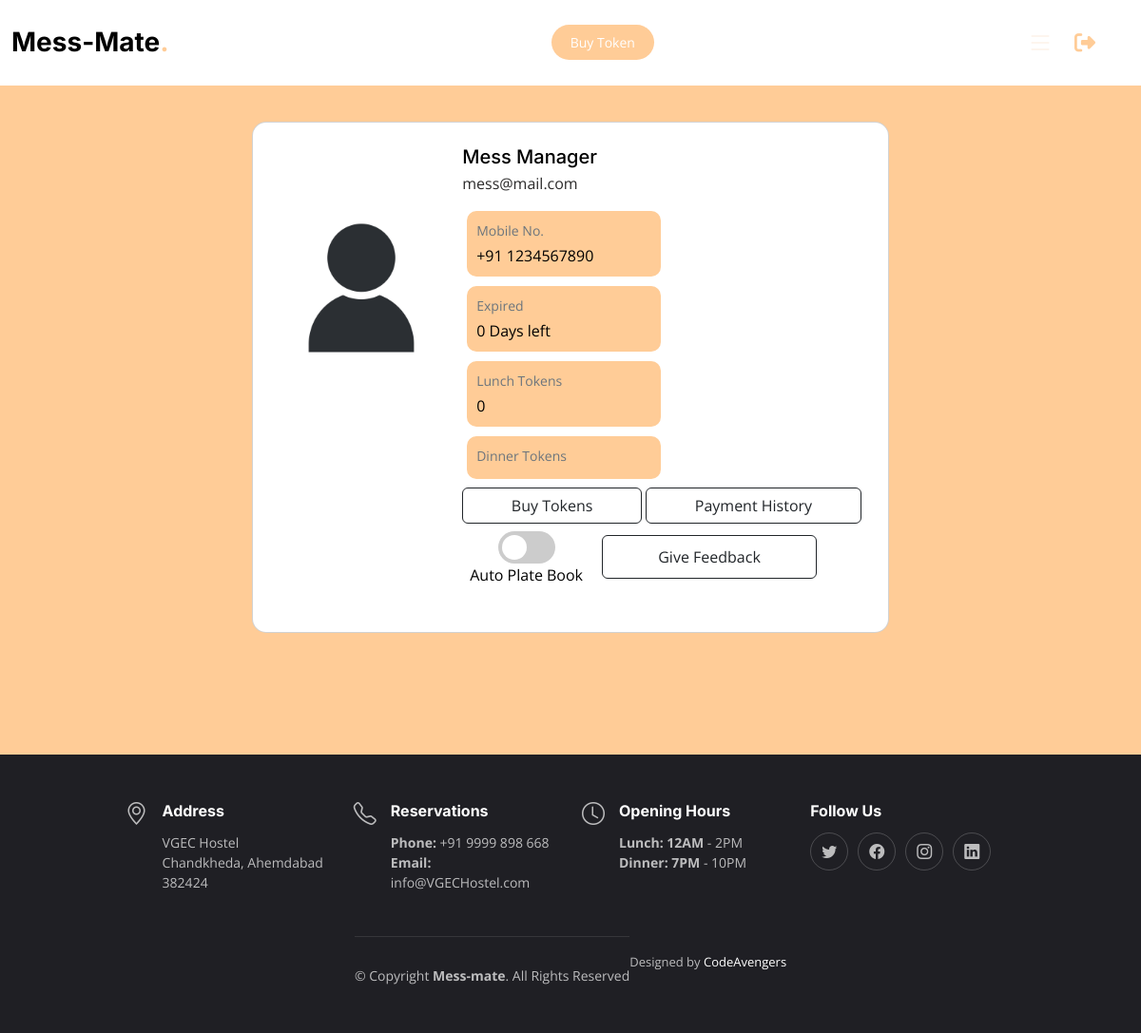
Screenshot of /profile.php (signed in) with the database file from the repository.
### tables this page shows
CREATE TABLE `users` (
  `id` int(255) NOT NULL,
  `name` varchar(100) DEFAULT NULL,
  `mobile` varchar(15) DEFAULT NULL,
  `email` varchar(60) DEFAULT NULL,
  `password` varchar(60) DEFAULT NULL,
  `hostel` int(11) NOT NULL DEFAULT 0
);

### profile.php (the view, shortened to what this page needs)
<?php
require 'database/include.php';
$mobile = $_SESSION['userno'];
$id = $_SESSION['id'];
?>
<!DOCTYPE html>
<html lang="en">
<head>
  <link href="assets/vendor/bootstrap/css/bootstrap.min.css" rel="stylesheet">
  <link href="assets/vendor/bootstrap-icons/bootstrap-icons.css" rel="stylesheet">
  <link href="assets/css/main.css" rel="stylesheet">
  <link href="assets/css/style2.css" rel="stylesheet">
  <link href="assets/css/profile.css" rel="stylesheet">
</head>
<body>
  <header id="header" class="header fixed-top d-flex align-items-center">
    <div class="container d-flex align-items-center justify-content-between">
      <a href="index.html" class="logo d-flex align-items-center me-auto me-lg-0">
        <h1>Mess-Mate<span>.</span></h1>
      </a>
      <a class="btn-book-a-table" href="subscription.php">Buy Token</a>
      <i class="mobile-nav-toggle mobile-nav-show bi bi-list"></i>
    </div>
    <a class="log_btn" href="logout.php"><i class="fa-solid fa-right-from-bracket"></i></a>
  </header>
  <section class="vh-200" style="background-color: #FFCC97;">
    <div class="container py-5 h-100">
      <?php
      $sql = "SELECT *
    FROM users
    INNER JOIN token ON token.userid=users.id WHERE users.id=$id";
      $result = mysqli_query($conn, $sql);
      $num = mysqli_num_rows($result);
      if ($num <= 0) {
        $sql = "SELECT * FROM users WHERE id=$id";
        $result = mysqli_query($conn, $sql);
        $row2 = mysqli_fetch_assoc($result);
        $name = $row2['name'];
        $email = $row2['email'];
        $mobile = $row2['mobile'];
        $tokens = 0;
        $ex_day = 0;
      }
      ?>
      <div class="card" style="border-radius: 15px;">
        <div class="card-body p-4">
          <div class="d-flex text-black">
            <div class="flex-shrink-0">
              <img src="assets/user.png" alt="Generic placeholder image" class="img-fluid" style="width: 180px; margin-top:60px; border-radius: 10px;">
            </div>
            <div class="flex-grow-1 ms-3">
              <h5 class="mb-1"><?php echo $name; ?></h5>
              <p class="mb-2 pb-1" style="color: #2b2a2a;"><?php echo $email; ?></p>
              <div class="pro_detail">
                <div class="pro_num">
                  <div>
                    <p class="small text-muted mb-1" style="color: #2b2a2a;">Mobile No.</p>
                    <p class="mb-0">+91 <?php echo $mobile; ?></p>
                  </div>
                </div>
                <div class="pro_token">
                  <div>
                    <p class="small text-muted mb-1" style="color: #2b2a2a;">Expired</p>
                    <p class="mb-0"><?php echo $ex_day; ?> Days left</p>
                  </div>
                </div>
                <div class="pro_token">
                  <div>
                    <p class="small text-muted mb-1" style="color: #2b2a2a;">Lunch Tokens</p>
                    <p class="mb-0"><?php echo $tokens; ?></p>
                  </div>
                </div>
                <div class="pro_token">
                  <div>
                    <p class="small text-muted mb-1" style="color: #2b2a2a;">Dinner Tokens</p>
                  </div>
                </div>
              </div>
              <div class="d-flex pt-1">
                <?php
                if ($tokens <= 0) {
                  echo '<button type="button" class="btn btn-outline-dark me-1 flex-grow-1" onclick="to_tokens()">Buy Tokens</button>';
                } else {
                  echo '<button type="button" class="btn btn-outline-dark me-1 flex-grow-1" onclick="to_scaner()">Scan QR code</button>';
                }
                ?>
                <button type="button" class="btn btn-outline-dark me-1 flex-grow-1" onclick="to_payment()">Payment History</button>
              </div>
              <div class="d-flex justify-content-start rounded-3 p-2 mb-2">
                <center>
                  <form id="meal_status_form" method="POST">
                    <?php
                    $sql = "SELECT * FROM `token` WHERE `userid`= '$id';";
                    $result4 = mysqli_query($conn, $sql);
                    $row4 = mysqli_fetch_assoc($result4);
                    $num3 = mysqli_num_rows($result4);
                    if ($num3 != 0) {
                      if ($row4['status'] == '1') {
                        echo '<label class="switch">
                     <input type="checkbox" id="meal_status" checked name="meal_status" onclick="status()">
                     <span class="slider round"></span>
                   </label>';
                      } else {
                        echo '<label class="switch">
                      <input type="checkbox" id="meal_status" name="meal_status" onclick="status()">
                      <span class="slider round"></span>
                    </label>';
                      }
                    }
                    else{
                      echo '<label class="switch">
                      <input type="checkbox" id="meal_status" name="meal_status" onclick="status()">
                      <span class="slider round"></span>
                    </label>';
                    }
                    ?>
                  </form>
                  <p class="mb-2"> Auto Plate Book</p>
                </center>
                <div class="d-flex pt-1" style="padding-left: 20px; width: 250px; height:50px">
                    <button type="button" data-toggle="modal" data-target="#myModal"  class="btn btn-outline-dark me-1 flex-grow-1" >Give Feedback</button>
                </div>
              </div>
            </div>
          </div>
        </div>
      </div>
    </div>
  </section>
  <footer id="footer" class="footer">
    <div class="container">
      <div class="row gy-3">
        <div class="col-lg-3 col-md-6 d-flex">
          <i class="bi bi-geo-alt icon"></i>
          <div>
            <h4>Address</h4>
            <p>
              VGEC Hostel<br>
              Chandkheda, Ahemdabad 382424 <br>
            </p>
          </div>
        </div>
        <div class="col-lg-3 col-md-6 footer-links d-flex">
          <i class="bi bi-telephone icon"></i>
          <div>
            <h4>Reservations</h4>
            <p>
              <strong>Phone:</strong> +91 9999 898 668<br>
              <strong>Email:</strong> info@VGECHostel.com<br>
            </p>
          </div>
        </div>
        <div class="col-lg-3 col-md-6 footer-links d-flex">
          <i class="bi bi-clock icon"></i>
          <div>
            <h4>Opening Hours</h4>
            <p>
              <strong>Lunch: 12AM</strong> - 2PM<br>
              <strong>Dinner: 7PM</strong> - 10PM<br>
            </p>
          </div>
        </div>
        <div class="col-lg-3 col-md-6 footer-links">
          <h4>Follow Us</h4>
          <div class="social-links d-flex">
            <a href="#" class="twitter"><i class="bi bi-twitter"></i></a>
            <a href="#" class="facebook"><i class="bi bi-facebook"></i></a>
            <a href="#" class="instagram"><i class="bi bi-instagram"></i></a>
            <a href="#" class="linkedin"><i class="bi bi-linkedin"></i></a>
          </div>
        </div>
      </div>
    </div>
    <div class="container">
      <div class="copyright">
        &copy; Copyright <strong><span>Mess-mate</span></strong>. All Rights Reserved
      </div>
      <div class="credits">
        Designed by <a href="https://bootstrapmade.com/">CodeAvengers</a>
      </div>
    </div>
  </footer>
</body>
</html>

### assets/css/main.css (style rules this page uses)
:root { --font-default: "Open Sans", system-ui, -apple-system, "Segoe UI", Roboto, "Helvetica Neue", Arial, "Noto Sans", "Liberation Sans", sans-serif, "Apple Color Emoji", "Segoe UI Emoji", "Segoe UI Symbol", "Noto Color Emoji"; --font-primary: "Amatic SC", sans-serif; --font-secondary: "Inter", sans-serif; }
:root { --color-default: #212529; --color-primary: #ce1212; --color-secondary: #37373f; --color-primary-dark: #ffa954; }
:root { scroll-behavior: smooth; }
body { font-family: var(--font-default); color: var(--color-default); }
a { color: var(--color-primary); text-decoration: none; }
h1, h2, h3, h4, h5, h6 { font-family: var(--font-secondary); }
section { overflow: hidden; padding: 80px 0; }
.header { background: #fff; transition: all 0.5s; z-index: 997; height: 90px; border-bottom: 1px solid #fff; }
.header .logo h1 { font-size: 28px; font-weight: 700; color: #000; margin: 0; font-family: var(--font-secondary); }
.header .logo h1 span { color: var(--color-primary); }
.header .btn-book-a-table, .header .btn-book-a-table:focus { font-size: 14px; color: #fff; background: var(--color-primary); padding: 8px 20px; margin-left: 30px; border-radius: 50px; transition: 0.3s; }
section { scroll-margin-top: 90px; }
@media (max-width: 1279px) { .mobile-nav-show { color: var(--color-secondary); font-size: 28px; cursor: pointer; line-height: 0; transition: 0.5s; z-index: 9999; margin: 0 10px 0 20px; } }
.footer { font-size: 14px; background-color: #1f1f24; padding: 50px 0; color: rgba(255, 255, 255, 0.7); }
.footer .icon { margin-right: 15px; font-size: 24px; line-height: 0; }
.footer h4 { font-size: 16px; font-weight: bold; position: relative; padding-bottom: 5px; color: #fff; }
.footer .footer-links { margin-bottom: 30px; }
.footer .social-links a { display: flex; align-items: center; justify-content: center; width: 40px; height: 40px; border-radius: 50%; border: 1px solid rgba(255, 255, 255, 0.2); font-size: 16px; color: rgba(255, 255, 255, 0.7); margin-right: 10px; transition: 0.3s; }
.footer .copyright { text-align: center; padding-top: 30px; border-top: 1px solid rgba(255, 255, 255, 0.1); }
.footer .credits { padding-top: 4px; text-align: center; font-size: 13px; }
.footer .credits a { color: #fff; }

### assets/css/style2.css (style rules this page uses)
:root { --font-default: "Open Sans", system-ui, -apple-system, "Segoe UI", Roboto, "Helvetica Neue", Arial, "Noto Sans", "Liberation Sans", sans-serif, "Apple Color Emoji", "Segoe UI Emoji", "Segoe UI Symbol", "Noto Color Emoji"; --font-primary: "Amatic SC", sans-serif; --font-secondary: "Inter", sans-serif; }
:root { --color-default: #212529; --color-primary: #FFCC97; --color-secondary: #FDF4EB; --color-secondary-dark: #f4e0cd; --color-primary-dark: #ffa954; --color-sub-bag:white; }
body { background-image: url(../bag2.jpg); background-repeat: no-repeat; background-size: cover; }
.log_btn { margin: 0px 4% 0px 0px; padding: 0px; font-size: 22px; }
.menu-opstions button,.btn-book-a-table { font-size: 14px; color: var(--color-sub-bag); background: var(--color-primary); padding: 8px 20px; margin: 20px 0px; border-radius: 50px; transition: 0.3s; border: none; }
.container { display: block; justify-content: center; align-items: center; width: 100%; }

### assets/css/profile.css (style rules this page uses)
:root { --color-default: #212529; --color-primary: #FFCC97; --color-secondary: #FDF4EB; --color-secondary-dark: #f4e0cd; --color-primary-dark: #ffa954; --color-sub-bag:white; }
.switch { position: relative; display: inline-block; width: 60px; height: 34px; }
.slider { position: absolute; cursor: pointer; top: 0; left: 0; right: 0; bottom: 0; background-color: #ccc; -webkit-transition: .4s; transition: .4s; }
.slider:before { position: absolute; content: ""; height: 26px; width: 26px; left: 4px; bottom: 4px; background-color: white; -webkit-transition: .4s; transition: .4s; }
.slider.round { border-radius: 34px; }
.slider.round:before { border-radius: 50%; }
.pro_detail { display: flex; flex-wrap: wrap; width: 100%; }
.pro_num,.pro_token { width: 48%; padding:10px; margin: 5px; border-radius: 10px; background-color: var(--color-primary); }
.container { display: flex; }
.card { width:60%; }

### rows the page displays
users: name "Mess Manager", email "mess@mail.com", mobile "1234567890"

### other values shown
$ex_day "0"
$tokens "0"
